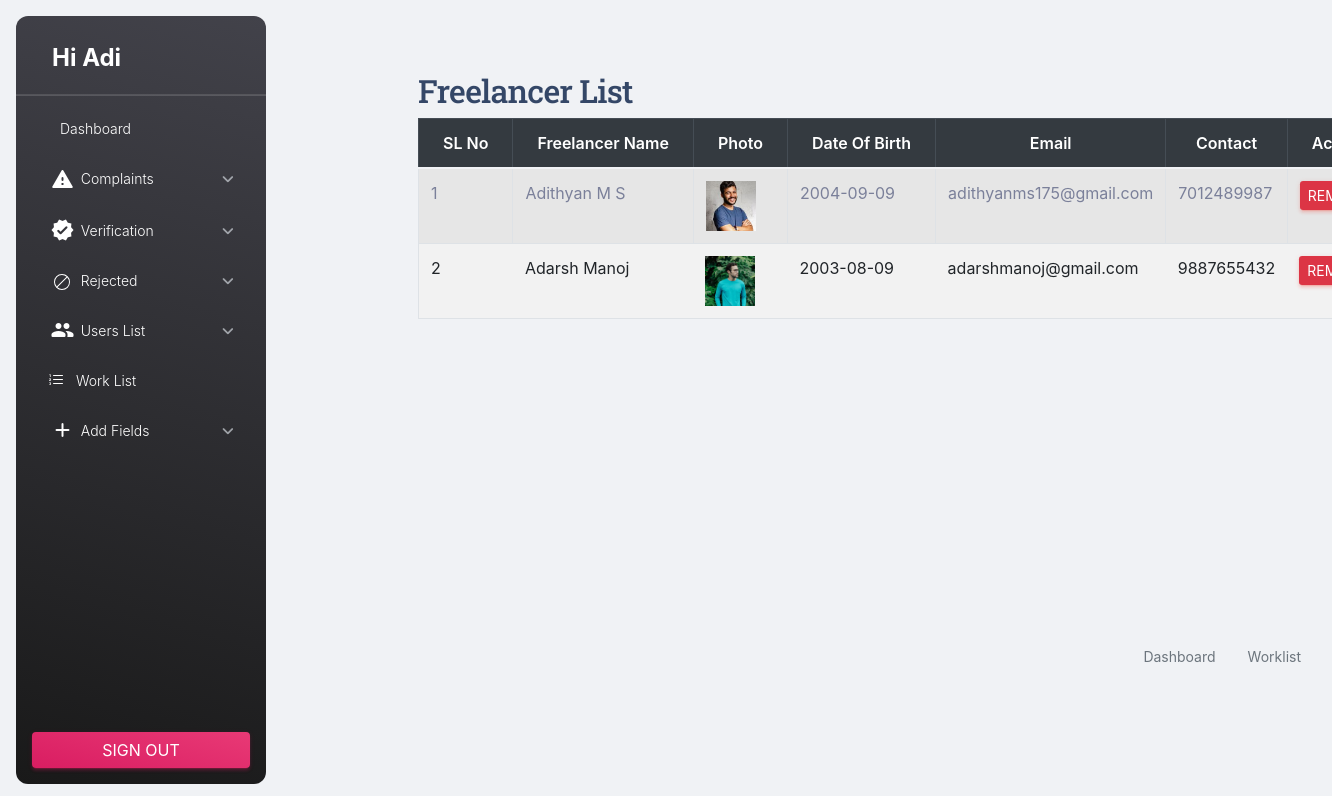
Page /Admin/Freelancerlist.php (signed in) on the earlier database version.
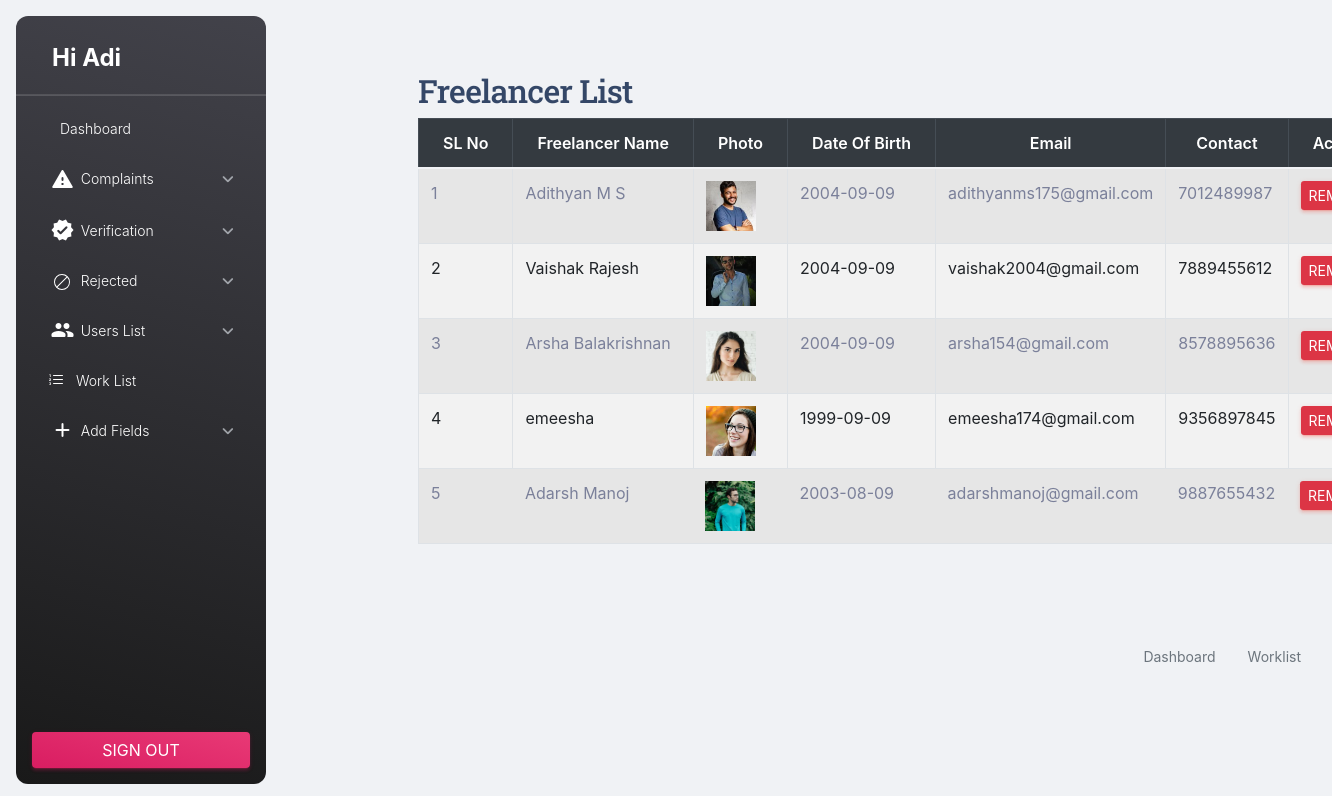
Same page on the later database version.
### tables this page shows
CREATE TABLE `tbl_freelan` (
  `freelan_id` int(11) NOT NULL,
  `freelan_name` varchar(50) NOT NULL,
  `freelan_email` varchar(50) NOT NULL,
  `place_id` int(11) NOT NULL,
  `freelan_address` varchar(200) NOT NULL,
  `freelan_photo` varchar(50) NOT NULL,
  `freelan_proof` varchar(50) NOT NULL,
  `freelan_password` varchar(50) NOT NULL,
  `freelan_dob` varchar(20) NOT NULL,
  `freelan_contact` varchar(20) NOT NULL,
  `freelan_status` int(11) NOT NULL,
  `freelan_gender` varchar(50) NOT NULL
);

### Admin/Freelancerlist.php (the view, shortened to what this page needs)
<?php
include('Header.php');
    ?>
<!DOCTYPE html PUBLIC "-//W3C//DTD XHTML 1.0 Transitional//EN" "http://www.w3.org/TR/xhtml1/DTD/xhtml1-transitional.dtd">
<html xmlns="http://www.w3.org/1999/xhtml">
<head>
<link rel="stylesheet" href="../Asset/Templates/Admin/assets/css/bootstrap.min.css">
</head>
<body>
  <div class="container mt-4">
  <h2> Freelancer List</h2>
    <form id="frm_userlist" name="frm_list" method="post" action="">
      <table class="table table-bordered table-striped">
        <thead class="thead-dark">
          <tr>
            <th>SL No</th>
            <th>Freelancer Name</th>
            <th>Photo</th>
            <th>Date of Birth</th>
            <th>Email</th>
            <th>Contact</th>
            <th>Action</th>
          </tr>
        </thead>
        <tbody>
          <?php
            $selqry = "SELECT * FROM tbl_freelan WHERE freelan_status='1'";
            $user = $con->query($selqry);
            $i = 0;
            while ($data = $user->fetch_assoc()) {
              $i++;
          ?>
          <tr>
            <td><?php echo $i ?></td>
            <td><?php echo $data['freelan_name'] ?></td>
            <td><img src="../Asset/Files/Freelan/Photo/<?php echo $data['freelan_photo'] ?>" class="profile-photo" alt="Profile Photo"/></td>
            <td><?php echo $data['freelan_dob'] ?></td>
            <td><?php echo $data['freelan_email'] ?></td>
            <td><?php echo $data['freelan_contact'] ?></td>
            <td> <a href="Freelancerlist.php?rem=<?php echo $data['freelan_id'] ?>" class="btn btn-danger btn-sm">Remove</a></td>
          </tr>
          <?php } ?>
        </tbody>
      </table>
    </form>
  </div>
</body>
<?php
include('Footer.php');
?>
</html>

Differences in the rows shown:
now on this page (row edited): tbl_freelan: freelan_name "Vaishak Rajesh", freelan_photo (picture), freelan_dob "2004-09-09", freelan_email "vaishak2004@gmail.com", freelan_contact "7889455612"
now on this page (row edited): tbl_freelan: freelan_name "Arsha Balakrishnan", freelan_photo (picture), freelan_dob "2004-09-09", freelan_email "arsha154@gmail.com", freelan_contact "8578895636"
now on this page (row edited): tbl_freelan: freelan_name "emeesha", freelan_photo (picture), freelan_dob "1999-09-09", freelan_email "emeesha174@gmail.com", freelan_contact "9356897845"
